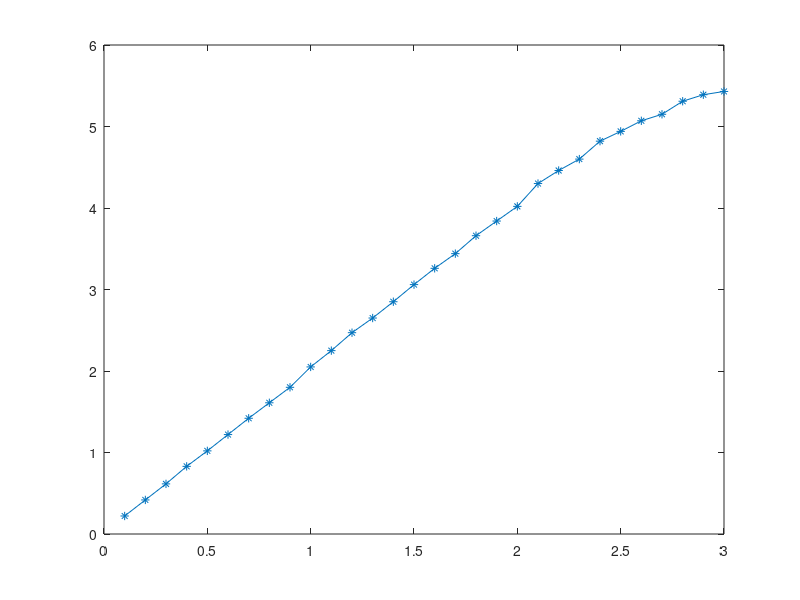

The MATLAB script that drew this image:
vout=[0.1,0.2,0.3,0.4,0.5,0.6,0.7,0.8,0.9,1.0,1.1,1.2,1.3,1.4,1.5,1.6,1.7,1.8,1.9,2.0,2.1,2.2,2.3,2.4,2.5,2.6,2.7,2.8,2.9,3.0];
vin=[0.221,0.418,0.615,0.830,1.02,1.22,1.42,1.61,1.80,2.05,2.25,2.47,2.65,2.85,3.06,3.26,3.440,3.660,3.840,4.020,4.30,4.460,4.60,4.820,4.94,5.07,5.15,5.31,5.39,5.43];
plot(vout,vin,'*-');
vout1=[0.1,0.2,0.3,0.4,0.5,0.6,0.7,0.8,0.9];
vin2=[0.221,0.418,0.615,0.830,1.02,1.22,1.42,1.61,1.80];